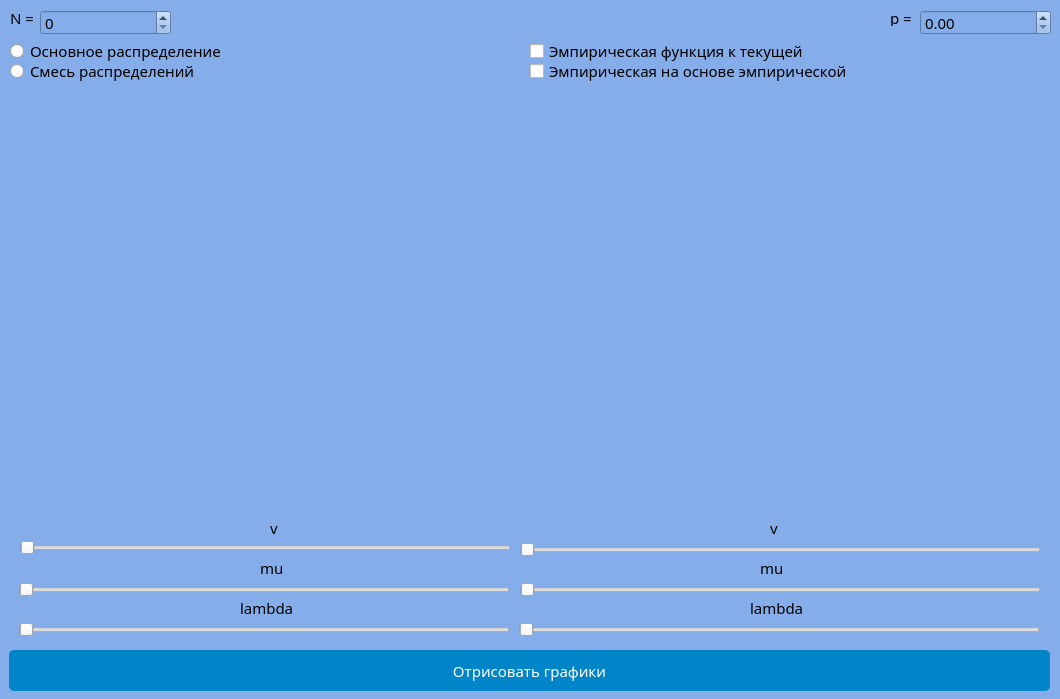
<?xml version="1.0" encoding="UTF-8"?>
<ui version="4.0">
 <class>MainWindow</class>
 <widget class="QMainWindow" name="MainWindow">
  <property name="geometry">
   <rect>
    <x>0</x>
    <y>0</y>
    <width>1060</width>
    <height>699</height>
   </rect>
  </property>
  <property name="minimumSize">
   <size>
    <width>1060</width>
    <height>699</height>
   </size>
  </property>
  <property name="windowTitle">
   <string>MainWindow</string>
  </property>
  <property name="styleSheet">
   <string notr="true">*{
font-family: century gothic;
font-size: 15px;
}

QSpinBox{
background-color: #84adea;
}

QDoubleSpinBox{
background-color: #84adea;
}

#MainWindow{
background-color: #84adea;
}

#pushButton{
	background-color:#0085c9;
    color: #fff;
    border: none;
    border-radius: 5px;
    padding: 10px 20px;
}

#pushButton:hover{
background-color: #45a049;
}

#pushButton:pressed{
	background-color: #367d39;
}

QLabel {
  text-align: center;
}</string>
  </property>
  <widget class="QWidget" name="centralwidget">
   <widget class="QCustomPlot" name="widget" native="true">
    <property name="geometry">
     <rect>
      <x>9</x>
      <y>89</y>
      <width>1041</width>
      <height>421</height>
     </rect>
    </property>
   </widget>
   <widget class="QLabel" name="label">
    <property name="geometry">
     <rect>
      <x>270</x>
      <y>520</y>
      <width>49</width>
      <height>16</height>
     </rect>
    </property>
    <property name="text">
     <string>v</string>
    </property>
   </widget>
   <widget class="QLabel" name="label_2">
    <property name="geometry">
     <rect>
      <x>260</x>
      <y>560</y>
      <width>81</width>
      <height>16</height>
     </rect>
    </property>
    <property name="text">
     <string>mu</string>
    </property>
   </widget>
   <widget class="QLabel" name="label_3">
    <property name="geometry">
     <rect>
      <x>240</x>
      <y>600</y>
      <width>101</width>
      <height>16</height>
     </rect>
    </property>
    <property name="text">
     <string>lambda</string>
    </property>
   </widget>
   <widget class="QLabel" name="label_4">
    <property name="geometry">
     <rect>
      <x>770</x>
      <y>520</y>
      <width>81</width>
      <height>16</height>
     </rect>
    </property>
    <property name="text">
     <string>v</string>
    </property>
   </widget>
   <widget class="QLabel" name="label_5">
    <property name="geometry">
     <rect>
      <x>760</x>
      <y>560</y>
      <width>91</width>
      <height>16</height>
     </rect>
    </property>
    <property name="text">
     <string>mu</string>
    </property>
   </widget>
   <widget class="QLabel" name="label_6">
    <property name="geometry">
     <rect>
      <x>750</x>
      <y>600</y>
      <width>101</width>
      <height>16</height>
     </rect>
    </property>
    <property name="text">
     <string>lambda</string>
    </property>
   </widget>
   <widget class="QPushButton" name="pushButton">
    <property name="geometry">
     <rect>
      <x>9</x>
      <y>650</y>
      <width>1041</width>
      <height>41</height>
     </rect>
    </property>
    <property name="text">
     <string>Отрисовать графики</string>
    </property>
   </widget>
   <widget class="QSlider" name="horizontalSlider">
    <property name="geometry">
     <rect>
      <x>20</x>
      <y>540</y>
      <width>491</width>
      <height>16</height>
     </rect>
    </property>
    <property name="orientation">
     <enum>Qt::Horizontal</enum>
    </property>
   </widget>
   <widget class="QSlider" name="horizontalSlider_2">
    <property name="geometry">
     <rect>
      <x>19</x>
      <y>580</y>
      <width>491</width>
      <height>20</height>
     </rect>
    </property>
    <property name="orientation">
     <enum>Qt::Horizontal</enum>
    </property>
   </widget>
   <widget class="QSlider" name="horizontalSlider_3">
    <property name="geometry">
     <rect>
      <x>19</x>
      <y>620</y>
      <width>491</width>
      <height>20</height>
     </rect>
    </property>
    <property name="orientation">
     <enum>Qt::Horizontal</enum>
    </property>
   </widget>
   <widget class="QSlider" name="horizontalSlider_4">
    <property name="geometry">
     <rect>
      <x>520</x>
      <y>540</y>
      <width>521</width>
      <height>20</height>
     </rect>
    </property>
    <property name="orientation">
     <enum>Qt::Horizontal</enum>
    </property>
   </widget>
   <widget class="QSlider" name="horizontalSlider_5">
    <property name="geometry">
     <rect>
      <x>520</x>
      <y>580</y>
      <width>521</width>
      <height>20</height>
     </rect>
    </property>
    <property name="orientation">
     <enum>Qt::Horizontal</enum>
    </property>
   </widget>
   <widget class="QSlider" name="horizontalSlider_6">
    <property name="geometry">
     <rect>
      <x>519</x>
      <y>620</y>
      <width>521</width>
      <height>20</height>
     </rect>
    </property>
    <property name="orientation">
     <enum>Qt::Horizontal</enum>
    </property>
   </widget>
   <widget class="QRadioButton" name="radioButton">
    <property name="geometry">
     <rect>
      <x>10</x>
      <y>40</y>
      <width>511</width>
      <height>22</height>
     </rect>
    </property>
    <property name="text">
     <string>Основное распределение</string>
    </property>
   </widget>
   <widget class="QRadioButton" name="radioButton_2">
    <property name="geometry">
     <rect>
      <x>10</x>
      <y>60</y>
      <width>511</width>
      <height>22</height>
     </rect>
    </property>
    <property name="text">
     <string>Смесь распределений</string>
    </property>
   </widget>
   <widget class="QCheckBox" name="checkBox">
    <property name="geometry">
     <rect>
      <x>530</x>
      <y>40</y>
      <width>521</width>
      <height>22</height>
     </rect>
    </property>
    <property name="text">
     <string>Эмпирическая функция к текущей</string>
    </property>
   </widget>
   <widget class="QCheckBox" name="checkBox_2">
    <property name="geometry">
     <rect>
      <x>530</x>
      <y>60</y>
      <width>521</width>
      <height>22</height>
     </rect>
    </property>
    <property name="text">
     <string>Эмпирическая на основе эмпирической</string>
    </property>
   </widget>
   <widget class="QSpinBox" name="spinBox">
    <property name="geometry">
     <rect>
      <x>40</x>
      <y>10</y>
      <width>131</width>
      <height>25</height>
     </rect>
    </property>
   </widget>
   <widget class="QDoubleSpinBox" name="doubleSpinBox">
    <property name="geometry">
     <rect>
      <x>920</x>
      <y>10</y>
      <width>131</width>
      <height>25</height>
     </rect>
    </property>
   </widget>
   <widget class="QLabel" name="label_7">
    <property name="geometry">
     <rect>
      <x>10</x>
      <y>10</y>
      <width>49</width>
      <height>16</height>
     </rect>
    </property>
    <property name="text">
     <string>N =</string>
    </property>
   </widget>
   <widget class="QLabel" name="label_8">
    <property name="geometry">
     <rect>
      <x>890</x>
      <y>10</y>
      <width>49</width>
      <height>16</height>
     </rect>
    </property>
    <property name="text">
     <string>p =</string>
    </property>
   </widget>
  </widget>
 </widget>
 <customwidgets>
  <customwidget>
   <class>QCustomPlot</class>
   <extends>QWidget</extends>
   <header>qcustomplot.h</header>
   <container>1</container>
  </customwidget>
 </customwidgets>
 <resources/>
 <connections/>
</ui>
